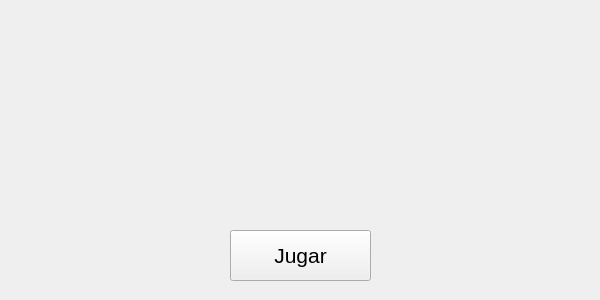
<?xml version="1.0" encoding="UTF-8"?>
<ui version="4.0">
 <class>inicio</class>
 <widget class="QMainWindow" name="inicio">
  <property name="geometry">
   <rect>
    <x>0</x>
    <y>0</y>
    <width>600</width>
    <height>300</height>
   </rect>
  </property>
  <property name="windowTitle">
   <string>Inicio</string>
  </property>
  <widget class="QWidget" name="centralwidget">
   <property name="styleSheet">
    <string notr="true"/>
   </property>
   <widget class="QPushButton" name="pushButton">
    <property name="geometry">
     <rect>
      <x>230</x>
      <y>230</y>
      <width>141</width>
      <height>51</height>
     </rect>
    </property>
    <property name="font">
     <font>
      <pointsize>16</pointsize>
     </font>
    </property>
    <property name="text">
     <string>Jugar</string>
    </property>
   </widget>
   <widget class="QLabel" name="label">
    <property name="geometry">
     <rect>
      <x>-30</x>
      <y>0</y>
      <width>681</width>
      <height>371</height>
     </rect>
    </property>
    <property name="text">
     <string/>
    </property>
    <property name="pixmap">
     <pixmap resource="imagenes.qrc">:/imagenes/inicio.jpg</pixmap>
    </property>
    <property name="scaledContents">
     <bool>true</bool>
    </property>
   </widget>
   <zorder>label</zorder>
   <zorder>pushButton</zorder>
  </widget>
 </widget>
 <resources>
  <include location="imagenes.qrc"/>
 </resources>
 <connections/>
</ui>
